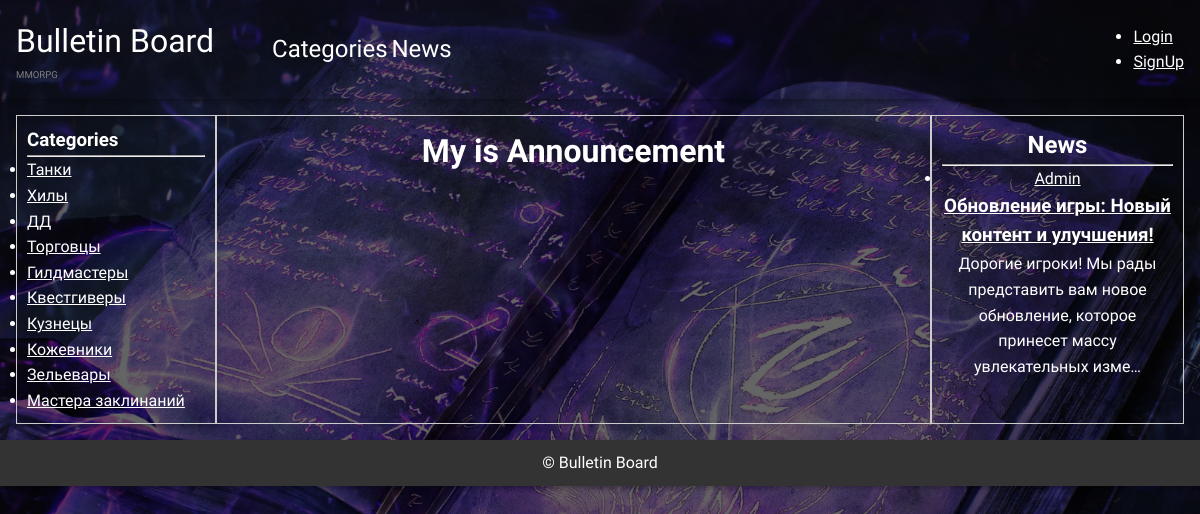
The page /profile/advertisements/1/ on the database as committed earlier.
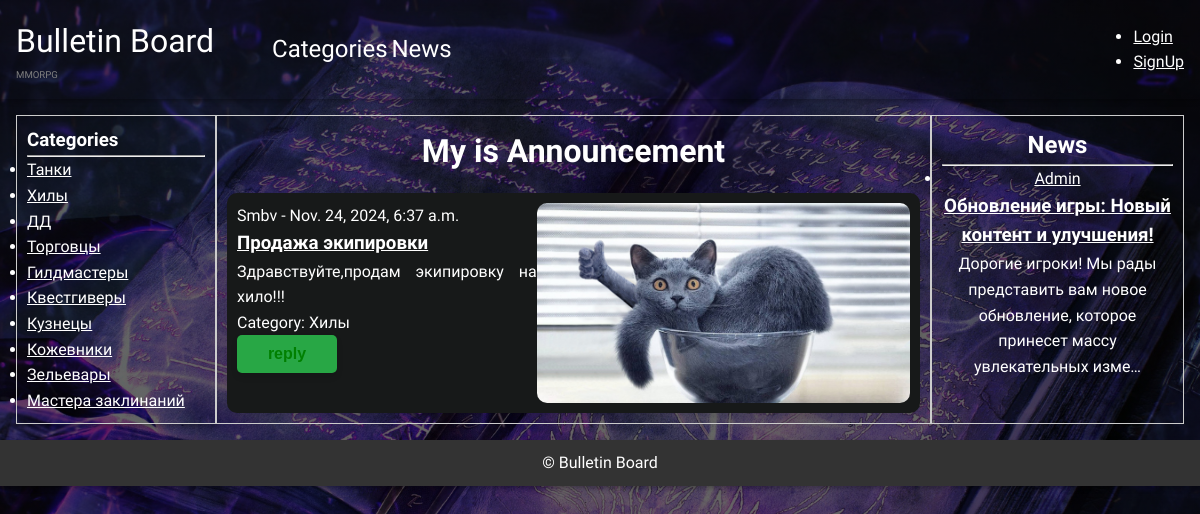
The same page on the database as committed later.
### board/models.py (models this page shows, shortened)
class Category(models.Model):
    class Meta:
        verbose_name = 'Category'
        verbose_name_plural = 'Categories'
    name = models.CharField(max_length=150)
    slug = models.SlugField(
        max_length=255, unique=True, db_index=True, verbose_name="URL",
        blank=True)
    descriptions = models.TextField(blank=True)
    image = models.ImageField(
        upload_to='categories/images/', null=True, blank=True)
    def __str__(self):
        return f'{self.name}'

class Post(models.Model):
    author = models.ForeignKey(User, on_delete=models.CASCADE)
    title = models.CharField(max_length=150, blank=False)
    text = models.TextField()
    created_date = models.DateTimeField(auto_now_add=True)
    image = models.ImageField(
        upload_to='posts/images/', null=True, blank=True)
    video = models.FileField(
        upload_to='posts/videos', null=True, blank=True)
    slug = models.SlugField(
        max_length=255, unique=True, db_index=True, verbose_name="URL",
        blank=True)

class Board(models.Model):
    author = models.ForeignKey(User, on_delete=models.CASCADE)
    title = models.CharField(max_length=150, blank=False)
    text = RichTextUploadingField()
    category = models.ForeignKey('Category',
                                 on_delete=models.CASCADE, blank=False)
    created_date = models.DateTimeField(auto_now_add=True, null=True,
                                        blank=True)
    slug = models.SlugField(
        max_length=255, unique=True, db_index=True, verbose_name="URL",
        blank=True)
    image = models.ImageField(
        upload_to='boards/images/', null=True, blank=True, default='boards/images/default_image.jpg')  # upload to images in board
    video = models.FileField(
        upload_to='boards/videos', null=True, blank=True)   # upload to video in board

### board/views.py (the view)
class BoardViewUser(View):
    def get_context_data(self, request, pk):
        posts = Post.objects.all()
        user = User.objects.get(pk=pk)
        boards = Board.objects.filter(author=user)
        categories = Category.objects.all()
        return {
            'boards': boards,
            'posts': posts,
            'categories': categories,
        }
    def get(self, request, pk):
        context = self.get_context_data(request, pk)
        return render(request, 'board/announcement.html', context)

### templates/board/announcement.html (shortened to what this page needs)
{% extends 'default.html' %}
{% load i18n %}
{% block side-left %}
    <section>
        <h1>{% trans 'Categories' %}</h1>
        <hr>
    </section>
    <section>
        <ul class="categories">
        {% for category in categories %}
            <li class="category">
                <a href="{% url 'BoardsInCategory' category.pk category.slug  %}">{{category.name}}</a>
            </li>
        {% endfor %}
        </ul>
    </section>
{% endblock side-left %}
{% block content %}
        <h1>My is Announcement</h1>
    {% for board in boards %}
        <article class="card_board">
            <section class="card-left">
                <span class="card_author">
                    {{ board.author }} - {{ board.created_date }}
                </span>
                <h1 class="card_title">
                    <a href="{% url 'BoardDetail' board.pk board.slug %}">{{board.title}}</a>
                </h1>
                <p class="title_description">
                    {{board.text|truncatechars:100|safe}}
                </p>
                <span>{% trans 'Category' %}: {{ board.category }}</span>
                <div><button class="green-button">{% trans 'reply' %}</button><br></div>
            </section>
        {% if board.image %}
            <section class="card-right">
            <img src="{{ board.image.url }}" alt="Board Image">
            </section>
        {% endif %}
        </article >
    {% endfor %}
{% endblock content %}
{% block side-right %}
    <section>
        <h1>{% trans 'News' %}</h1>
        <hr>
    </section>
    <section class="posts">
        <ul>
        {% for post in posts %}
            <li>
                <a href="#">{{ post.author }}</a>
                <h3><a href="{% url 'PostDetail' post.pk post.slug %}">{{ post.title }}</a></h3>
                <p>{{ post.text|truncatechars:100 }}</p>
            </li>
        {% endfor %}
        </ul>
    </section>
{% endblock side-right %}

Rows that differ between the two databases and show on the page:
added Board: author "Smbv", created_date "Nov. 24, 2024, 6:37 a.m.", title "Продажа экипировки", text "Здравствуйте,продам экипировку на хило!!!", category "Хилы", image (placeholder picture)
